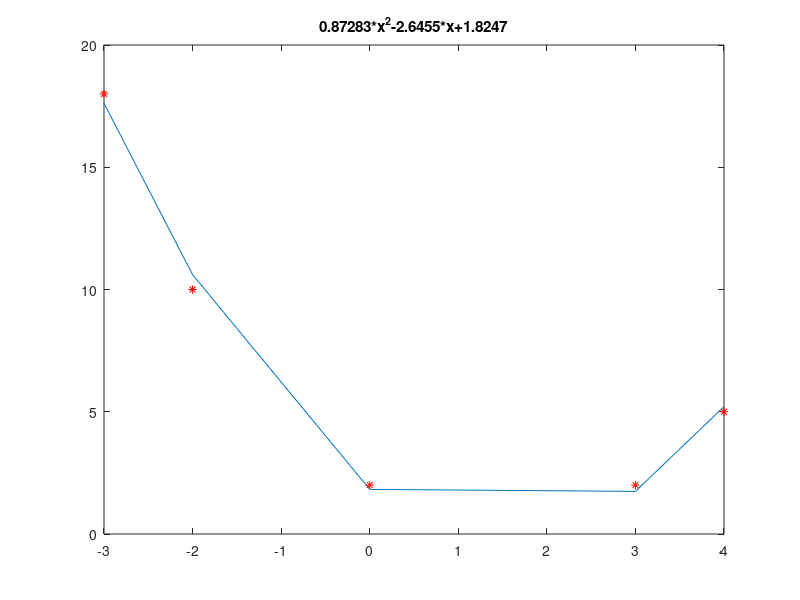

Write the MATLAB code that produced this figure. (Note: this script raises an error after producing the figure.)
clear all
x=[-3 -2 0 3 4]
y=[18 10 2 2 5]
P=polyfit(x,y,2)
y1=polyval(P,x)
plot(x,y1,x,y,'r*')
G=[num2str(P(1)),'*x^2',num2str(P(2)),'*x+',num2str(P(3))];
title(G)
gtext(G)
hold on
x2=-3:0.2:4; y2=P(1)*x2.^2+P(2)*x2+P(3);
plot(x2,y2)